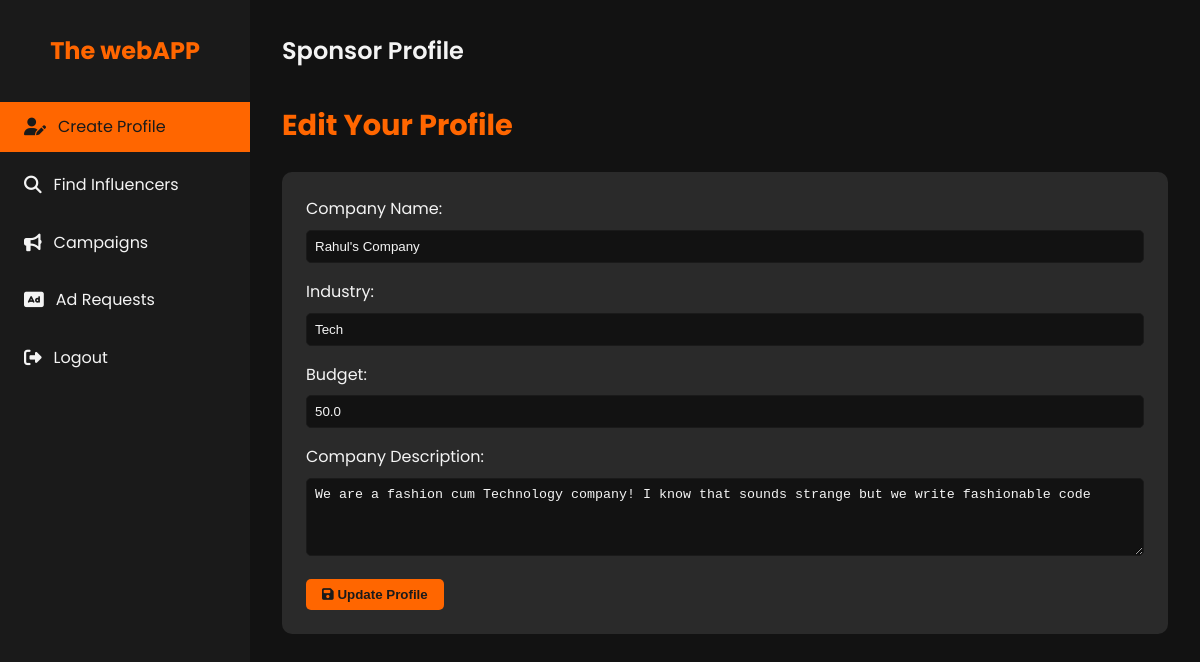
Page /sponsor/profile (signed in) on the committed database.
### models.py (models this page shows, shortened)
class Sponsor(db.Model):
    id = db.Column(db.Integer, primary_key=True)
    user_id = db.Column(db.Integer, db.ForeignKey('user.id'), nullable=False)
    company_name = db.Column(db.String(120))
    email = db.Column(db.String(120), nullable=False)  # Add this line
    industry = db.Column(db.String(120))
    budget = db.Column(db.Float)
    description = db.Column(db.Text)
    is_flagged = db.Column(db.Boolean, default=False)
    user = db.relationship('User', back_populates='sponsor')

### app.py (the view, shortened to what this page needs)
    @app.route('/sponsor/profile', methods=['GET', 'POST'])
    @login_required
    @sponsor_required
    def sponsor_profile():
        sponsor = Sponsor.query.filter_by(user_id=current_user.id).first()
        if not sponsor:
            flash('Sponsor profile not found.', 'error')
            return redirect(url_for('home'))
        return render_template('sponsor_profile.html', sponsor=sponsor)

### templates/sponsor_profile.html (shortened to what this page needs)
<!DOCTYPE html>
<html lang="en">
<head>
    <link rel="stylesheet" href="https://cdnjs.cloudflare.com/ajax/libs/font-awesome/6.1.1/css/all.min.css">
</head>
<body>
    <div class="dashboard">
        <aside class="sidebar">
            <div class="logo">
                <h1>The webAPP</h1>
            </div>
            <nav>
                <ul class="nav-menu">
                    <li class="nav-item">
                        <a href="{{ url_for('sponsor_profile') }}" class="nav-link active">
                            <i class="fas fa-user-edit"></i> Create Profile
                        </a>
                    </li>
                    <li class="nav-item">
                        <a href="{{ url_for('search_influencers') }}" class="nav-link">
                            <i class="fas fa-search"></i> Find Influencers
                        </a>
                    </li>
                    <li class="nav-item">
                        <a href="{{ url_for('campaigns_list') }}" class="nav-link">
                            <i class="fas fa-bullhorn"></i> Campaigns
                        </a>
                    </li>
                    <li class="nav-item">
                        <a href="{{ url_for('create_ad_request') }}" class="nav-link">
                            <i class="fas fa-ad"></i> Ad Requests
                        </a>
                    </li>
                    <li class="nav-item">
                        <a href="{{ url_for('logout') }}" class="nav-link">
                            <i class="fas fa-sign-out-alt"></i> Logout
                        </a>
                    </li>
                </ul>
            </nav>
        </aside>
        <main class="main-content">
            <header class="header">
                <h1 class="welcome-text">Sponsor Profile</h1>
            </header>
            <section>
                <h2 class="section-title">Edit Your Profile</h2>
                <form action="{{ url_for('sponsor_profile') }}" method="post" class="profile-form">
                    <div class="form-group">
                        <label for="company_name">Company Name:</label>
                        <input type="text" id="company_name" name="company_name" class="form-control" value="{{ sponsor.company_name or '' }}">
                    </div>
                    <div class="form-group">
                        <label for="industry">Industry:</label>
                        <input type="text" id="industry" name="industry" class="form-control" value="{{ sponsor.industry or '' }}">
                    </div>
                    <div class="form-group">
                        <label for="budget">Budget:</label>
                        <input type="number" id="budget" name="budget" step="0.01" class="form-control" value="{{ sponsor.budget or '' }}">
                    </div>
                    <div class="form-group">
                        <label for="description">Company Description:</label>
                        <textarea id="description" name="description" rows="4" class="form-control">{{ sponsor.description or '' }}</textarea>
                    </div>
                    <button type="submit" class="btn">
                        <i class="fas fa-save"></i> Update Profile
                    </button>
                </form>
            </section>
        </main>
    </div>
</body>
</html>

### templates/sponsor_profile.html (style rules this page uses)
:root { --primary-color: #1a1a1a; --secondary-color: #ff6600; --text-color: #f4f4f4; --bg-color: #121212; --card-bg-color: #2a2a2a; --hover-color: #ff8533; }
* { margin: 0; padding: 0; box-sizing: border-box; }
body { font-family: 'Poppins', sans-serif; line-height: 1.6; color: var(--text-color); background-color: var(--bg-color); }
.dashboard { display: flex; min-height: 100vh; }
.sidebar { width: 250px; background-color: var(--primary-color); padding: 2rem 0; position: fixed; height: 100vh; overflow-y: auto; }
.logo { text-align: center; margin-bottom: 2rem; }
.logo h1 { color: var(--secondary-color); font-size: 1.5rem; }
.nav-menu { list-style-type: none; }
.nav-item { margin-bottom: 0.5rem; }
.nav-link { display: flex; align-items: center; padding: 0.75rem 1.5rem; color: var(--text-color); text-decoration: none; transition: all 0.3s ease; }
.nav-link:hover, .nav-link.active { background-color: var(--secondary-color); color: var(--primary-color); }
.nav-link i { margin-right: 0.75rem; font-size: 1.1rem; }
.main-content { flex-grow: 1; margin-left: 250px; padding: 2rem; }
.header { display: flex; justify-content: space-between; align-items: center; margin-bottom: 2rem; }
.welcome-text { font-size: 1.5rem; font-weight: 600; }
.btn { background-color: var(--secondary-color); color: var(--primary-color); padding: 0.5rem 1rem; border: none; border-radius: 5px; cursor: pointer; font-weight: 600; transition: all 0.3s ease; text-decoration: none; display: inline-block; }
.section-title { margin-bottom: 1.5rem; font-size: 1.8rem; color: var(--secondary-color); }
.profile-form { background-color: var(--card-bg-color); border-radius: 10px; padding: 1.5rem; }
.form-group { margin-bottom: 1rem; }
.form-group label { display: block; margin-bottom: 0.5rem; }
.form-control { width: 100%; padding: 0.5rem; border: 1px solid var(--primary-color); border-radius: 5px; background-color: var(--bg-color); color: var(--text-color); }

### rows in the picture
Sponsor: company_name "Rahul's Company", industry "Tech", budget "50.0", description "We are a fashion cum Technology company! I know that sounds strange but we write fashionable code"
